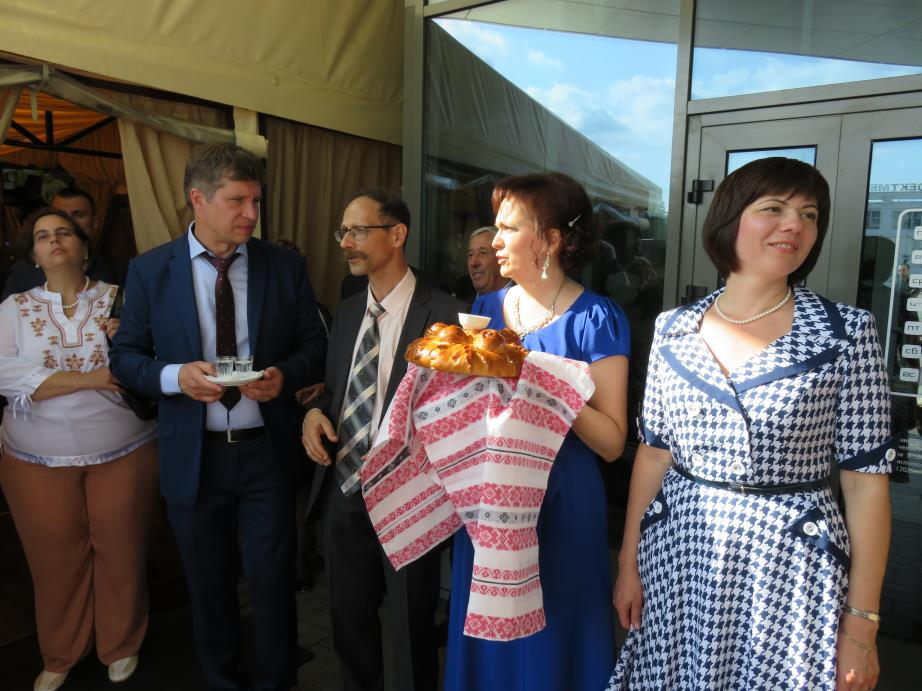
//> input picture DLL/lena.jpg, 922 x 691 px
$ ./ocvtest8 ../../DLL/lena.jpg   (built with g++ and OpenCV 4)
//> lines starting //> are read from the running program, lines starting //| are printed output that depends on the picture; after the words box and inside, x2 and y2 are one past the last pixel; in counts of white or black regions, pixels touching at a corner belong together
// ocvtest8.cpp : Defines the entry point for the console application.
//


// ocvtest.cpp : Defines the entry point for the console application.
//

#include "stdafx.h"

#include "opencv2/objdetect/objdetect.hpp"
#include "opencv2/highgui/highgui.hpp"
#include "opencv2/imgproc/imgproc.hpp"

#pragma comment( lib, "Vfw32.lib")
#ifdef _DEBUG
#pragma comment( lib, "opencv_core246d.lib")
#pragma comment( lib, "opencv_highgui246d.lib")
#pragma comment( lib, "opencv_imgproc246d.lib")
//#pragma comment( lib, "zlibd.lib")
//#pragma comment( lib, "IlmImfd.lib")
//#pragma comment( lib, "libjasperd.lib")
//#pragma comment( lib, "libjpegd.lib")
//#pragma comment( lib, "libpngd.lib")
//#pragma comment( lib, "libtiffd.lib")
#pragma comment( lib, "opencv_objdetect246d.lib")
//#pragma comment( lib, "opencv_gpu246d.lib")
//#pragma comment( lib, "opencv_contrib246d.lib")

//#pragma comment( lib, "opencv_features2d246d.lib")
//#pragma comment( lib, "opencv_haartraining_engined.lib")


#else
#pragma comment( lib, "opencv_highgui246.lib")
#pragma comment( lib, "opencv_core246.lib")
#pragma comment( lib, "opencv_imgproc246.lib")
//#pragma comment( lib, "libtiff.lib")
//#pragma comment( lib, "libpng.lib")
//#pragma comment( lib, "libjpeg.lib")
//#pragma comment( lib, "libjasper.lib")
//#pragma comment( lib, "IlmImf.lib")
//#pragma comment( lib, "zlib.lib")
#pragma comment( lib, "opencv_objdetect246.lib")
//#pragma comment( lib, "opencv_gpu246.lib")
//#pragma comment( lib, "opencv_features2d246d.lib")
//#pragma comment( lib, "opencv_haartraining_engine.lib")

#endif


#include <cctype>
#include <iostream>
#include <iterator>
#include <stdio.h>
#include <stdlib.h>

using namespace std;
using namespace cv;

static void help()
{
    cout << "\nThis program demonstrates the cascade recognizer. Now you can use Haar or LBP features.\n"
            "This classifier can recognize many kinds of rigid objects, once the appropriate classifier is trained.\n"
            "It's most known use is for faces.\n"
            "Usage:\n"
            "./facedetect [--cascade=<cascade_path> this is the primary trained classifier such as frontal face]\n"
               "   [--nested-cascade[=nested_cascade_path this an optional secondary classifier such as eyes]]\n"
               "   [--scale=<image scale greater or equal to 1, try 1.3 for example>]\n"
               "   [--try-flip]\n"
               "   [filename|camera_index]\n\n"
            "see facedetect.cmd for one call:\n"
            "./facedetect --cascade=\"../../data/haarcascades/haarcascade_frontalface_alt.xml\" --nested-cascade=\"../../data/haarcascades/haarcascade_eye.xml\" --scale=1.3\n\n"
            "During execution:\n\tHit any key to quit.\n"
            "\tUsing OpenCV version " << CV_VERSION << "\n" << endl;
}

void detectAndDraw( Mat& img, CascadeClassifier& cascade,
                    CascadeClassifier& nestedCascade,
                    double scale, bool tryflip );

string cascadeName = "d:/Worker/PhotoProcessor/ocvtest/data/haarcascades/haarcascade_frontalface_alt.xml";
string nestedCascadeName = "d:/Worker/PhotoProcessor/ocvtest/data/haarcascades/haarcascade_eye_tree_eyeglasses.xml";

int main( int argc, const char** argv )
{

    CvCapture* capture = 0;
    Mat frame, frameCopy, image;
    const string scaleOpt = "--scale=";
    size_t scaleOptLen = scaleOpt.length();
    const string cascadeOpt = "--cascade=";
    size_t cascadeOptLen = cascadeOpt.length();
    const string nestedCascadeOpt = "--nested-cascade";
    size_t nestedCascadeOptLen = nestedCascadeOpt.length();
    const string tryFlipOpt = "--try-flip";
    size_t tryFlipOptLen = tryFlipOpt.length();
    string inputName;
    bool tryflip = false;

    help();

    CascadeClassifier cascade, nestedCascade;
    double scale = 1;

    for( int i = 1; i < argc; i++ )
    {
        cout << "Processing " << i << " " <<  argv[i] << endl;
        if( cascadeOpt.compare( 0, cascadeOptLen, argv[i], cascadeOptLen ) == 0 )
        {
            cascadeName.assign( argv[i] + cascadeOptLen );
            cout << "  from which we have cascadeName= " << cascadeName << endl;
        }
        else if( nestedCascadeOpt.compare( 0, nestedCascadeOptLen, argv[i], nestedCascadeOptLen ) == 0 )
        {
            if( argv[i][nestedCascadeOpt.length()] == '=' )
                nestedCascadeName.assign( argv[i] + nestedCascadeOpt.length() + 1 );
            if( !nestedCascade.load( nestedCascadeName ) )
                cerr << "WARNING: Could not load classifier cascade for nested objects" << endl;
        }
        else if( scaleOpt.compare( 0, scaleOptLen, argv[i], scaleOptLen ) == 0 )
        {
            if( !sscanf( argv[i] + scaleOpt.length(), "%lf", &scale ) || scale < 1 )
                scale = 1;
            cout << " from which we read scale = " << scale << endl;
        }
        else if( tryFlipOpt.compare( 0, tryFlipOptLen, argv[i], tryFlipOptLen ) == 0 )
        {
            tryflip = true;
            cout << " will try to flip image horizontally to detect assymetric objects\n";
        }
        else if( argv[i][0] == '-' )
        {
            cerr << "WARNING: Unknown option %s" << argv[i] << endl;
        }
        else
            inputName.assign( argv[i] );
    }

    if( !cascade.load( cascadeName ) )
    {
        cerr << "ERROR: Could not load classifier cascade" << endl;
        help();
        return -1;
    }

    if( inputName.empty() || (isdigit(inputName.c_str()[0]) && inputName.c_str()[1] == '\0') )
    {
        capture = cvCaptureFromCAM( inputName.empty() ? 0 : inputName.c_str()[0] - '0' );
        int c = inputName.empty() ? 0 : inputName.c_str()[0] - '0' ;
        if(!capture) cout << "Capture from CAM " <<  c << " didn't work" << endl;
    }
    else if( inputName.size() )
    {
        image = imread( inputName, 1 );
//> image is the input picture: 691 rows x 922 cols, CV_8UC3; mean B, G, R 86.1, 88.6, 92.5
        if( image.empty() )
        {
            capture = cvCaptureFromAVI( inputName.c_str() );
            if(!capture) cout << "Capture from AVI didn't work" << endl;
        }
    }
    else
    {
        image = imread( "lena.jpg", 1 );
        if(image.empty()) cout << "Couldn't read lena.jpg" << endl;
    }

    cvNamedWindow( "result", 1 );

    if( capture )
    {
        cout << "In capture ..." << endl;
        for(;;)
        {
            IplImage* iplImg = cvQueryFrame( capture );
            frame = iplImg;
            if( frame.empty() )
                break;
            if( iplImg->origin == IPL_ORIGIN_TL )
                frame.copyTo( frameCopy );
            else
                flip( frame, frameCopy, 0 );

            detectAndDraw( frameCopy, cascade, nestedCascade, scale, tryflip );

            if( waitKey( 10 ) >= 0 )
                goto _cleanup_;
        }

        waitKey(0);

_cleanup_:
        cvReleaseCapture( &capture );
    }
    else
    {
        cout << "In image read" << endl;
        if( !image.empty() )
        {
            detectAndDraw( image, cascade, nestedCascade, scale, tryflip );
            waitKey(0);
        }
        else if( !inputName.empty() )
        {
            /* assume it is a text file containing the
            list of the image filenames to be processed - one per line */
            FILE* f = fopen( inputName.c_str(), "rt" );
            if( f )
            {
                char buf[1000+1];
                while( fgets( buf, 1000, f ) )
                {
                    int len = (int)strlen(buf), c;
                    while( len > 0 && isspace(buf[len-1]) )
                        len--;
                    buf[len] = '\0';
                    cout << "file " << buf << endl;
                    image = imread( buf, 1 );
                    if( !image.empty() )
                    {
                        detectAndDraw( image, cascade, nestedCascade, scale, tryflip );
                        c = waitKey(0);
                        if( c == 27 || c == 'q' || c == 'Q' )
                            break;
                    }
                    else
                    {
                        cerr << "Aw snap, couldn't read image " << buf << endl;
                    }
                }
                fclose(f);
            }
        }
    }

    cvDestroyWindow("result");

    return 0;
}

void detectAndDraw( Mat& img, CascadeClassifier& cascade,
                    CascadeClassifier& nestedCascade,
                    double scale, bool tryflip )
{
//> called with scale = 1, tryflip = false
    int i = 0;
    double t = 0;
    vector<Rect> faces, faces2;
    const static Scalar colors[] =  { CV_RGB(0,0,255),
        CV_RGB(0,128,255),
        CV_RGB(0,255,255),
        CV_RGB(0,255,0),
        CV_RGB(255,128,0),
        CV_RGB(255,255,0),
        CV_RGB(255,0,0),
        CV_RGB(255,0,255)} ;
    Mat gray, smallImg( cvRound (img.rows/scale), cvRound(img.cols/scale), CV_8UC1 );

    cvtColor( img, gray, CV_BGR2GRAY );
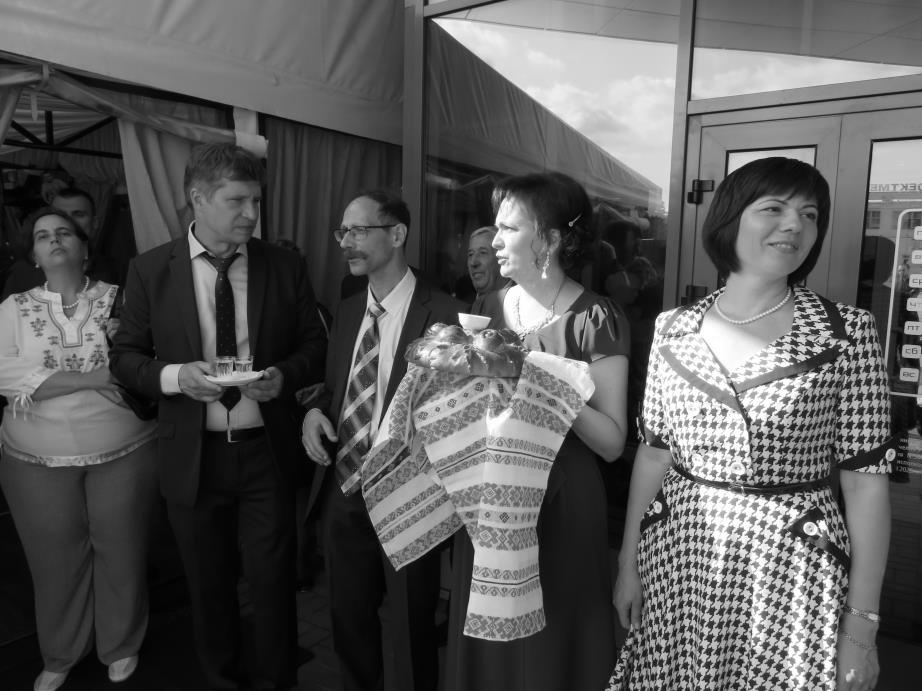
//> gray: 691 rows x 922 cols, CV_8UC1; min 0, max 255, mean 89.5
    resize( gray, smallImg, smallImg.size(), 0, 0, INTER_LINEAR );
    equalizeHist( smallImg, smallImg );
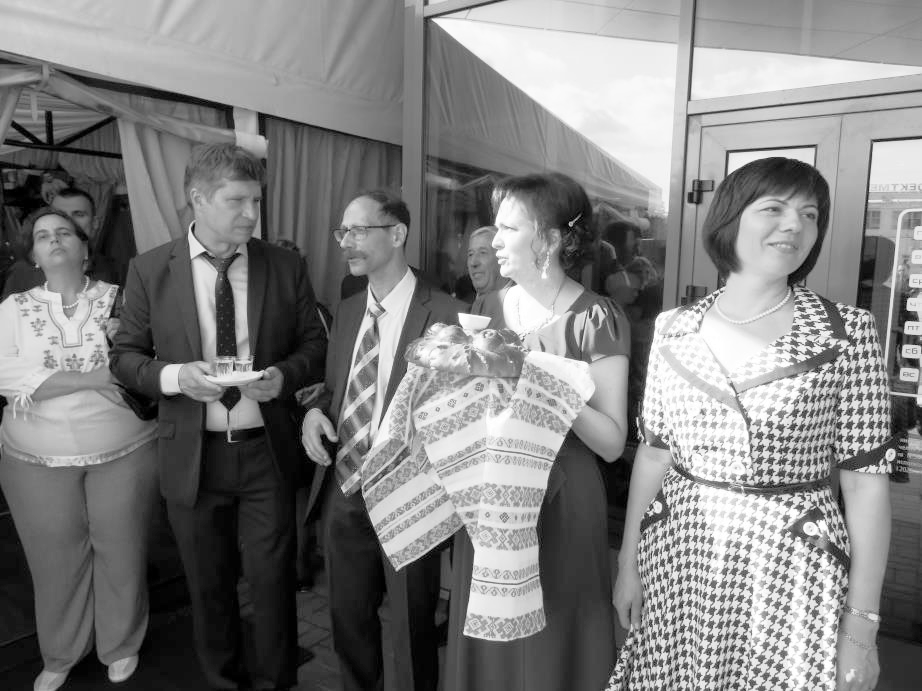
//> smallImg: 691 rows x 922 cols, CV_8UC1; min 0, max 255, mean 128.2

    t = (double)cvGetTickCount();
    cascade.detectMultiScale( smallImg, faces,
        1.1, 2, 0
        // |CV_HAAR_FIND_BIGGEST_OBJECT
        // |CV_HAAR_DO_ROUGH_SEARCH
        |CV_HAAR_SCALE_IMAGE
        ,
        Size(30, 30) );
//> faces = 6 Rects (x, y, width, height): [459, 242, 35, 35], [45, 196, 50, 50], [28, 215, 53, 53], [212, 177, 65, 65], [324, 205, 69, 69], [742, 176, 94, 94]
    if( tryflip )
    {
        flip(smallImg, smallImg, 1);
        cascade.detectMultiScale( smallImg, faces2,
                                 1.1, 2, 0
                                 // |CV_HAAR_FIND_BIGGEST_OBJECT
                                 // |CV_HAAR_DO_ROUGH_SEARCH
                                 |CV_HAAR_SCALE_IMAGE
                                 ,
                                 Size(30, 30) );
        for( vector<Rect>::const_iterator r = faces2.begin(); r != faces2.end(); r++ )
        {
            faces.push_back(Rect(smallImg.cols - r->x - r->width, r->y, r->width, r->height));
        }
    }
    t = (double)cvGetTickCount() - t;
    printf( "detection time = %g ms\n", t/((double)cvGetTickFrequency()*1000.) );

//	exit(1);
    for( vector<Rect>::const_iterator r = faces.begin(); r != faces.end(); r++, i++ )
    {
        Mat smallImgROI;
        vector<Rect> nestedObjects;
        Point center;
        Scalar color = colors[i%8];
        int radius;

        double aspect_ratio = (double)r->width/r->height;
        if( 0.75 < aspect_ratio && aspect_ratio < 1.3 )
        {
            center.x = cvRound((r->x + r->width*0.5)*scale);
            center.y = cvRound((r->y + r->height*0.5)*scale);
            radius = cvRound((r->width + r->height)*0.25*scale);
            circle( img, center, radius, color, 3, 8, 0 );
        }
        else
            rectangle( img, cvPoint(cvRound(r->x*scale), cvRound(r->y*scale)),
                       cvPoint(cvRound((r->x + r->width-1)*scale), cvRound((r->y + r->height-1)*scale)),
                       color, 3, 8, 0);
        if( nestedCascade.empty() )
            continue;
        smallImgROI = smallImg(*r);
        nestedCascade.detectMultiScale( smallImgROI, nestedObjects,
            1.1, 2, 0
            // |CV_HAAR_FIND_BIGGEST_OBJECT
            // |CV_HAAR_DO_ROUGH_SEARCH
            // |CV_HAAR_DO_CANNY_PRUNING
            |CV_HAAR_SCALE_IMAGE
            ,
            Size(30, 30) );
        for( vector<Rect>::const_iterator nr = nestedObjects.begin(); nr != nestedObjects.end(); nr++ )
        {
            center.x = cvRound((r->x + nr->x + nr->width*0.5)*scale);
            center.y = cvRound((r->y + nr->y + nr->height*0.5)*scale);
            radius = cvRound((nr->width + nr->height)*0.25*scale);
            circle( img, center, radius, color, 3, 8, 0 );
        }
    }
//> this loop made 6 passes
//> radius on passes 1 to 6: 18, 25, 26, 32, 34, 47
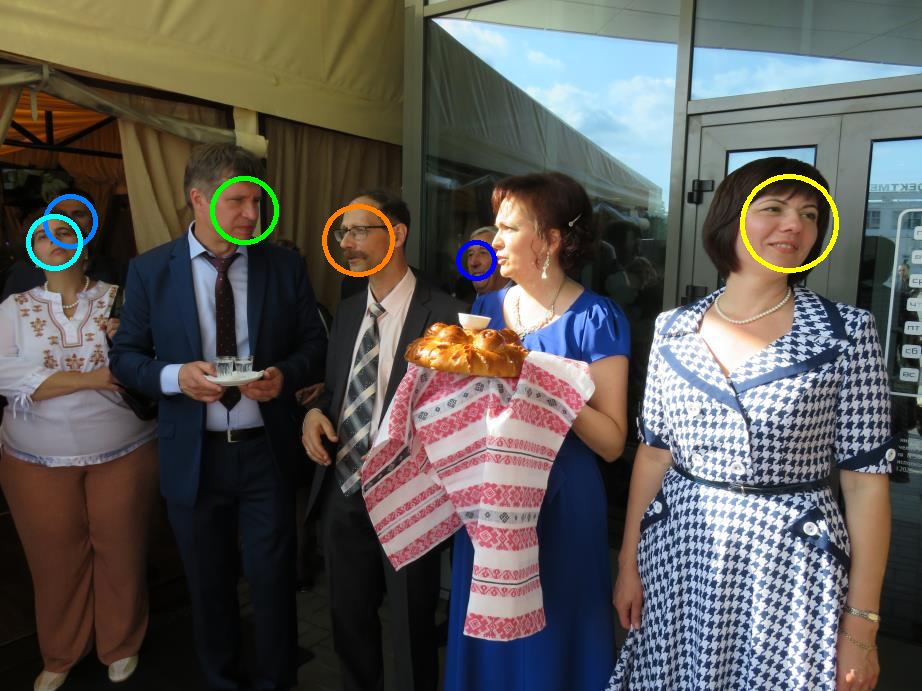
//> img: 691 rows x 922 cols, CV_8UC3; 0.89% of pixels changed, all inside (x1, y1, x2, y2) = (26, 174, 839, 281)
//> after the loop, i = 6
    cv::imshow( "result", img );
}

$ run again, with DLL/test-1.jpg copied over DLL/lena.jpg
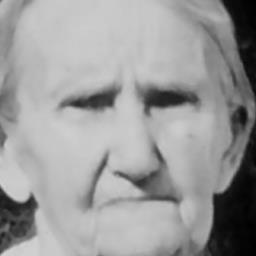
//> input picture DLL/test-1.jpg, 256 x 256 px
//> image is the input picture: 256 rows x 256 cols, CV_8UC3; min 0, max 212, mean 154.3
//> in detectAndDraw, `equalizeHist( smallImg, smallImg );`:
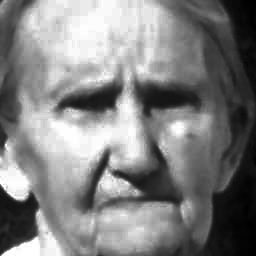
//> smallImg: 256 rows x 256 cols, CV_8UC1; min 0, max 255, mean 129.1
//> faces = 1 Rect (x, y, width, height): [24, 23, 210, 210]
//> the loop in detectAndDraw, `for( vector<Rect>::const_iterator r = faces.begin(); r != faces.end();..` made 1 pass
//> (aspect_ratio, radius) on pass 1: (1, 105)
//> after the loop in detectAndDraw, `for( vector<Rect>::const_iterator r = faces.begin(); r != faces.end();..`:
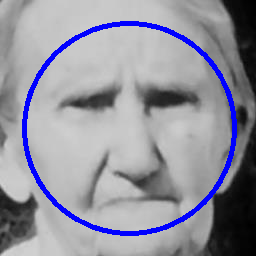
//> img: 256 rows x 256 cols, CV_8UC3; 5.05% of pixels changed, all inside (x1, y1, x2, y2) = (22, 21, 237, 236)
//> after the loop in detectAndDraw, `for( vector<Rect>::const_iterator r = faces.begin(); r != faces.end();..`: i = 1

$ run again, with DLL/test-10.jpg copied over DLL/lena.jpg
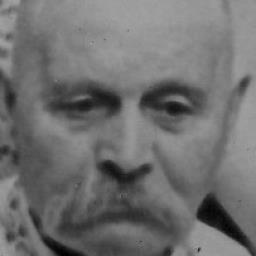
//> input picture DLL/test-10.jpg, 256 x 256 px
//> image is the input picture: 256 rows x 256 cols, CV_8UC3; min 0, max 162, mean 111.5
//> in detectAndDraw, `equalizeHist( smallImg, smallImg );`:
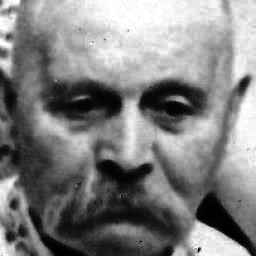
//> smallImg: 256 rows x 256 cols, CV_8UC1; min 0, max 255, mean 128.8
//> faces = 1 Rect (x, y, width, height): [24, 24, 211, 211]
//> the loop in detectAndDraw, `for( vector<Rect>::const_iterator r = faces.begin(); r != faces.end();..` made 1 pass
//> (aspect_ratio, radius) on pass 1: (1, 106)
//> after the loop in detectAndDraw, `for( vector<Rect>::const_iterator r = faces.begin(); r != faces.end();..`:
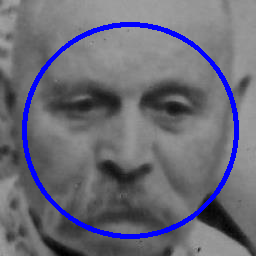
//> img: 256 rows x 256 cols, CV_8UC3; 4.95% of pixels changed, all inside (x1, y1, x2, y2) = (22, 22, 239, 239)
//> after the loop in detectAndDraw, `for( vector<Rect>::const_iterator r = faces.begin(); r != faces.end();..`: i = 1

$ run again, with DLL/test-11.jpg copied over DLL/lena.jpg
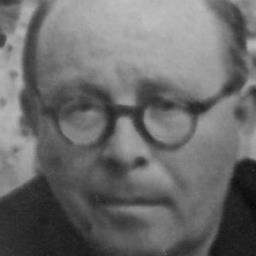
//> input picture DLL/test-11.jpg, 256 x 256 px
//> image is the input picture: 256 rows x 256 cols, CV_8UC3; min 7, max 192, mean 107.8
//> in detectAndDraw, `equalizeHist( smallImg, smallImg );`:
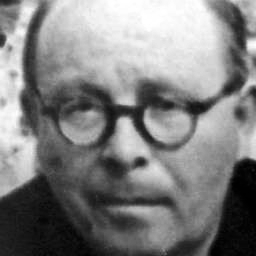
//> smallImg: 256 rows x 256 cols, CV_8UC1; min 0, max 255, mean 128.3
//> faces = 1 Rect (x, y, width, height): [13, 14, 228, 228]
//> the loop in detectAndDraw, `for( vector<Rect>::const_iterator r = faces.begin(); r != faces.end();..` made 1 pass
//> (aspect_ratio, radius) on pass 1: (1, 114)
//> after the loop in detectAndDraw, `for( vector<Rect>::const_iterator r = faces.begin(); r != faces.end();..`:
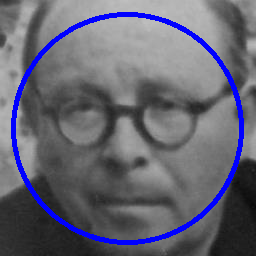
//> img: 256 rows x 256 cols, CV_8UC3; 5.49% of pixels changed, all inside (x1, y1, x2, y2) = (11, 12, 244, 245)
//> after the loop in detectAndDraw, `for( vector<Rect>::const_iterator r = faces.begin(); r != faces.end();..`: i = 1
